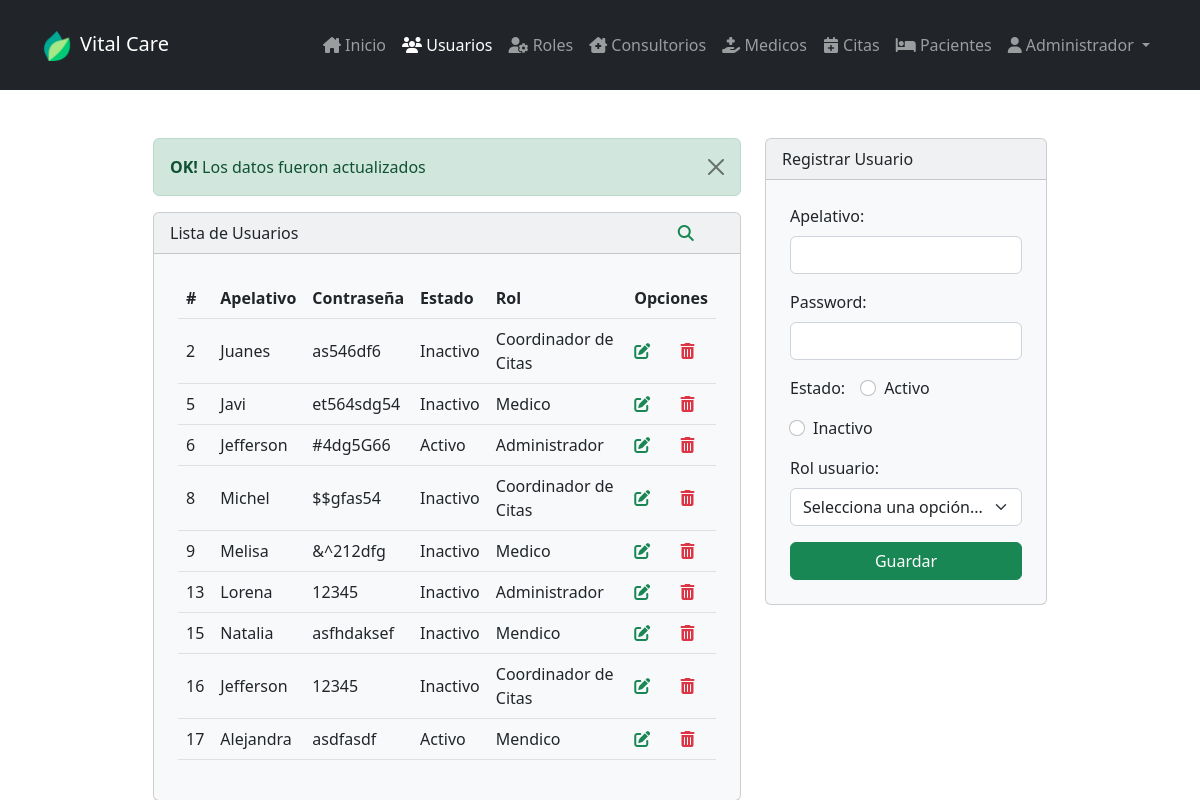
The page /vista/v_usuarios.php?mensaje=actualizado (signed in) on the database its author committed.
### tables this page shows
CREATE TABLE `usuarios` (
  `idUsuario` int(11) NOT NULL AUTO_INCREMENT,
  `usuLogin` char(15) NOT NULL,
  `usuPassword` varchar(60) NOT NULL,
  `usuEstado` enum('Activo','Inactivo') NOT NULL,
  `usuRol` text DEFAULT NULL,
  PRIMARY KEY (`idUsuario`,`usuLogin`)
);

### vista/v_usuarios.php (the view, shortened to what this page needs)
<?php
  include 'header.php';
?>
<?php
  include_once "../modelo/conexion.php";
  $sentencia = $bd->query("select * from usuarios");
  $persona = $sentencia->fetchAll(PDO::FETCH_OBJ);
?>
<div class="contaienr mt-5">
  <div class="row row-cols-auto justify-content-center">
    <div class="col-sm-11 col-md-7 col-xl-6">
      <?php
      if (isset($_GET['mensaje']) and $_GET['mensaje'] == 'actualizado') {
      ?>
        <div class="alert alert-success alert-dismissible fade show" role="alert">
          <strong>OK!</strong> Los datos fueron actualizados
          <button type="button" class="btn-close" data-bs-dismiss="alert" aria-label="Close"></button>
        </div>
      <?php
      }
      ?>
      <div class="card text-dark bg-light">
        <div class="card-header">
          Lista de Usuarios
          <div class="col-1 float-end">
            <a href="v_buscarUsuarios.php" class="text-success"><i class="fa-solid fa-magnifying-glass"></i></a>
          </div>
        </div>
        <div class="p-4 overflow-auto">
          <table class="table align-middle">
            <thead class="">
              <tr>
                <th scope="col">#</th>
                <th scope="col">Apelativo</th>
                <th scope="col">Contraseña</th>
                <th scope="col">Estado</th>
                <th scope="col">Rol</th>
                <th scope="col" colspan="2">Opciones</th>
              </tr>
            </thead>
            <tbody>
              <?php
              foreach ($persona as $dato) {
              ?>
                <tr>
                  <td scope="row"><?php echo $dato->idUsuario; ?></td>
                  <td><?php echo $dato->usuLogin; ?></td>
                  <td><?php echo $dato->usuPassword; ?></td>
                  <td><?php echo $dato->usuEstado; ?></td>
                  <td><?php echo $dato->usuRol; ?></td>
                  <td>
                    <a href="v_editarUsuarios.php?codigo=<?php echo $dato->idUsuario; ?>"><i class="text-success fa-solid fa-pen-to-square"></i></a>
                  </td>
                  <td>
                    <a href="../controlador/c_eliminarUsuarios.php?codigo=<?php echo $dato->idUsuario; ?>" onclick="return confirm('Estas seguro de eliminar?')"><i class="text-danger fa-solid fa-trash-can"></i></a>
                  </td>
                </tr>
              <?php
              }
              ?>
            </tbody>
          </table>
        </div>
      </div>
    </div>
    <div class="col-md-4 col-lg-4 col-xl-3">
      <div class="card text-dark bg-light">
        <div class="card-header">
          Registrar Usuario
        </div>
        <form action="../controlador/c_registrarUsuarios.php" class="p-4" method="POST">
          <div class="mb-3">
            <label for="" class="form-label">
              Apelativo:
            </label>
            <input type="text" class="form-control" name="apelativo" required>
          </div>
          <div class="mb-3">
            <label for="" class="form-label">
              Password:
            </label>
            <input type="password" class="form-control" name="contraseña" required>
          </div>
          <div class="input-group">
            <div class="me-3">
              Estado:
            </div>
            <div class=" mb-3 form-check form-check-inline">
              <label class="form-check-label" for="inlineRadio1">Activo</label>
              <input class="form-check-input" type="radio" name="estado" value="Activo" id="inlineRadio1" required>
            </div>
            <div class="mb-3 form-check form-check-inline">
              <label class="form-check-label" for="inlineRadio2">Inactivo</label>
              <input class="form-check-input" type="radio" name="estado" value="Inactivo" id="inlineRadio2">
            </div>
          </div>
          <div class="mb-2">Rol usuario:</div>
          <select class="form-select mb-3" aria-label="Default select example" name="rol">
            <option selected disabled>Selecciona una opción...</option>
          </select>
          <div class="d-grid">
            <input type="submit" class="btn btn-success" value="Guardar">
          </div>
        </form>
      </div>
    </div>
  </div>
</div>

### rows shown on the page
usuarios: idUsuario "2", usuLogin "Juanes", usuPassword "as546df6", usuEstado "Inactivo", usuRol "Coordinador de Citas"
usuarios: idUsuario "5", usuLogin "Javi", usuPassword "et564sdg54", usuEstado "Inactivo", usuRol "Medico"
usuarios: idUsuario "6", usuLogin "Jefferson", usuPassword "#4dg5G66", usuEstado "Activo", usuRol "Administrador"
usuarios: idUsuario "8", usuLogin "Michel", usuPassword "$$gfas54", usuEstado "Inactivo", usuRol "Coordinador de Citas"
usuarios: idUsuario "9", usuLogin "Melisa", usuPassword "&^212dfg", usuEstado "Inactivo", usuRol "Medico"
usuarios: idUsuario "13", usuLogin "Lorena", usuPassword "12345", usuEstado "Inactivo", usuRol "Administrador"
usuarios: idUsuario "15", usuLogin "Natalia", usuPassword "asfhdaksef", usuEstado "Inactivo", usuRol "Mendico"
usuarios: idUsuario "16", usuLogin "Jefferson", usuPassword "12345", usuEstado "Inactivo", usuRol "Coordinador de Citas"
usuarios: idUsuario "17", usuLogin "Alejandra", usuPassword "asdfasdf", usuEstado "Activo", usuRol "Mendico"

### other values the page prints
$_SESSION['rol'] "Administrador"
